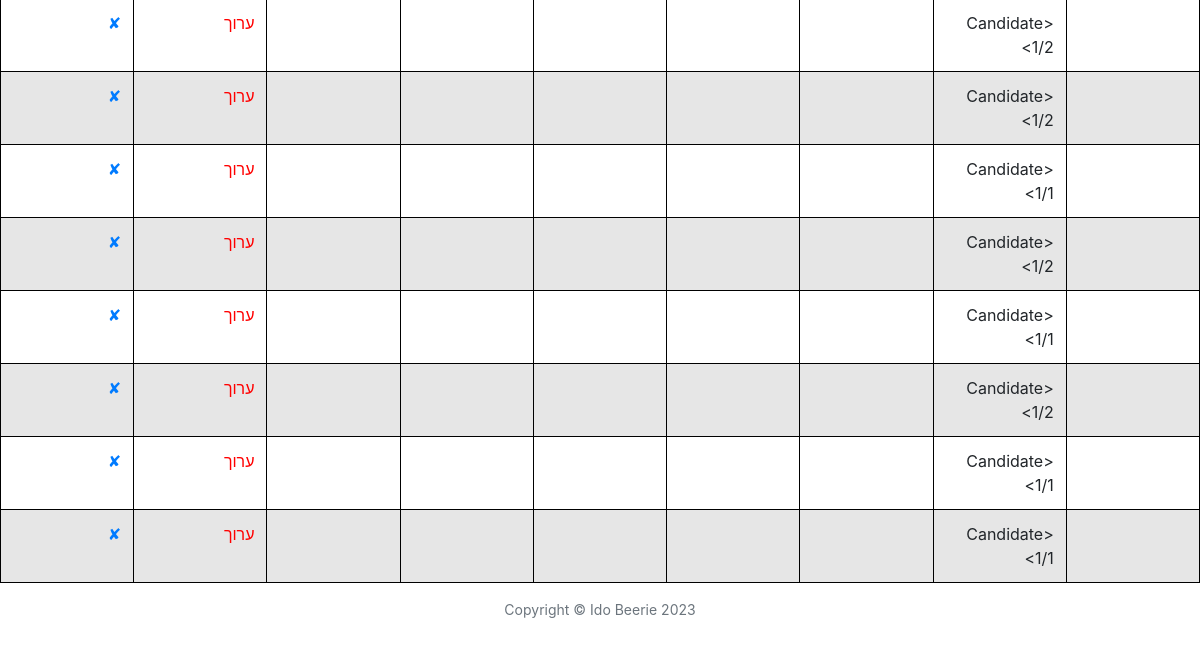
The app's page /reviews/0 (signed in, lower part), older data.
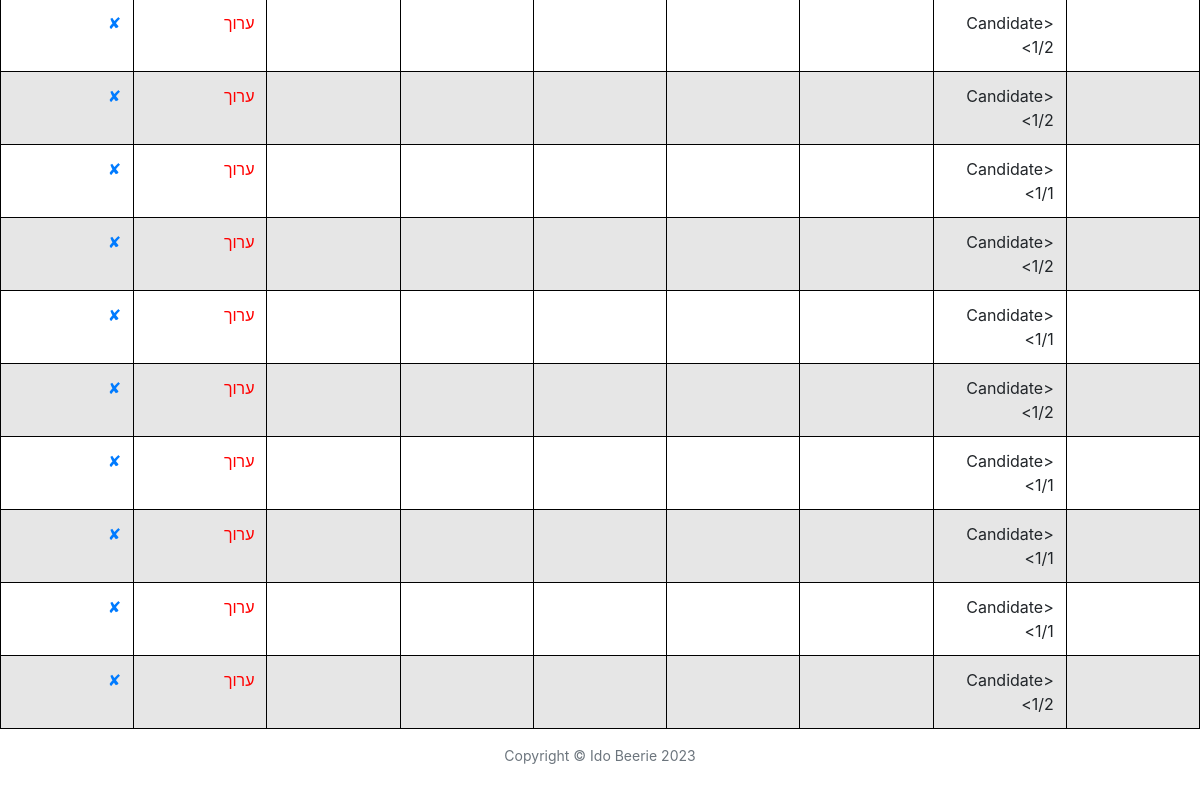
The same page, newer data.
### main.py (models this page shows)
class Review(db.Model):
    __tablename__ = "reviews"
    id = db.Column(db.Integer, primary_key=True)
    author_id = db.Column(db.Integer, db.ForeignKey("users.id"))
    author = relationship("User", back_populates="reviews")
    station = db.Column(db.String(1000), nullable=False)
    subject_id = db.Column(db.String(250), db.ForeignKey("candidates.id"))
    subject = relationship("Candidate", back_populates="reviews")
    grade = db.Column(db.Integer, nullable=False)
    note = db.Column(db.String(1000))

### main.py (the view)
@app.route("/reviews/<int:user_id>", methods=["GET", "POST"])
@admin_only
def show_reviews(user_id):
    if user_id == 0:
        reviews = Review.query.all()
        return render_template('reviews.html', reviews=reviews, user_id=user_id)
    user = User.query.filter_by(id=user_id).first()
    reviews = Review.query.filter_by(subject=user.name).all()
    return render_template('reviews.html', reviews=reviews, user_id=user_id)

### main.py (called while the page is built)
@login_manager.user_loader
def load_user(user_id):
    return User.query.get(int(user_id))

def admin_only(f):
    @wraps(f)
    def decorated_function(*args, **kwargs):
        if current_user.id != 0:
            return abort(403)
        return f(*args, **kwargs)
    return decorated_function

### templates/reviews.html (shortened to what this page needs)
{% block content %}
{% include "header.html" %}
      <link href="//maxcdn.bootstrapcdn.com/bootstrap/4.5.0/css/bootstrap.min.css" rel="stylesheet">
<head>
</head>
<body>
<table class = "table table-striped" style="width:100%; direction: rtl;">
    <tbody>
        {% for review in reviews %}
    <tr>
        <td class="block">{{ review.author_name }}</td>
        <td class="block">{{ review.subject }}</td>
        <td class="block">{{ review.date }}</td>
        <td class="block">{{ review.keep_pts }}</td>
        <td class="block">{{ review.improve_pts }}</td>
        <td class="block">{{ review.op_level }}</td>
        <td class="block">{{ review.co_op_level }}</td>
        <td><a href="{{url_for('edit_review', review_id = review.id)}}" style="color:red">ערוך</a></td>
        <td><a href="{{url_for('delete_review', review_id = review.id) }}">✘</a></td>
    </tr>
        {% endfor %}
    </tbody>
</table>
</body>
</html>
{% include "footer.html" %}
{% endblock %}

### templates/header.html (shortened to what this page needs)
<!DOCTYPE html>
<html lang="en">
<head>
  <link href="{{ url_for('static', filename='vendor/bootstrap/css/bootstrap.min.css') }}" rel="stylesheet">
  <link href="{{ url_for('static', filename='vendor/fontawesome-free/css/all.min.css')}}" rel="stylesheet" type="text/css">
  <link href="{{ url_for('static', filename='css/clean-blog.min.css')}}" rel="stylesheet">
    <link href="//maxcdn.bootstrapcdn.com/bootstrap/4.5.0/css/bootstrap.min.css" rel="stylesheet">
</head>
<body>
<link href="https://cdn.jsdelivr.net/npm/bootstrap@5.0.2/dist/css/bootstrap.min.css" rel="stylesheet">

### templates/footer.html (shortened to what this page needs)
  <footer>
    <div class="container">
      <div class="row">
        <div class="col-lg-8 col-md-10 mx-auto">
          <p class="copyright text-muted">Copyright &copy; Ido Beerie 2023</p>
        </div>
      </div>
    </div>
  </footer>
</body>
</html>

Row changes from the older to the newer data that the page shows:
added Review: subject "<Candidate 1/1>"
added Review: subject "<Candidate 1/2>"
